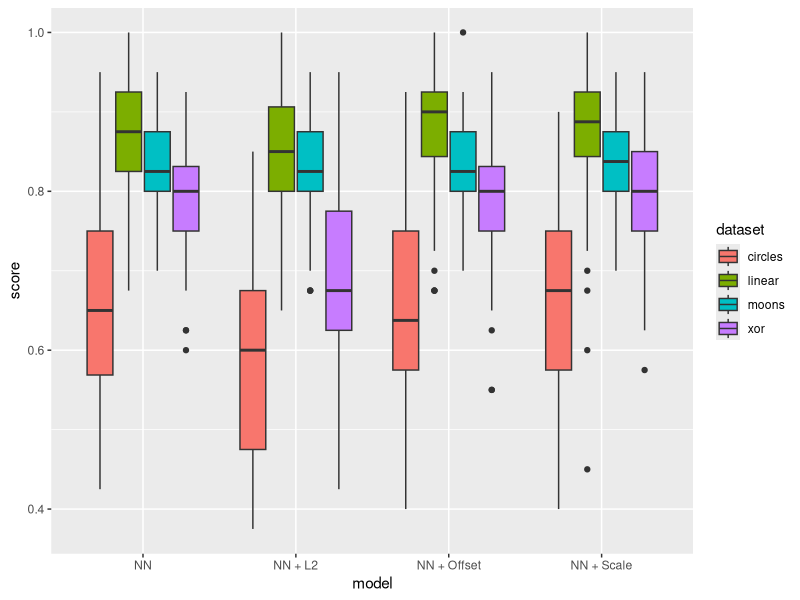

Generate this figure with R:
rm(list=ls());
cat('\f');

library(ggplot2)

dat = read.csv('./output/classifer-significance-short.csv')

p = ggplot(dat, aes(y=score, x=model, fill=dataset))
p = p + geom_boxplot()
print(p)
ggsave("../2d_significant.pdf", p, width = 12, height = 10, units = "cm")
